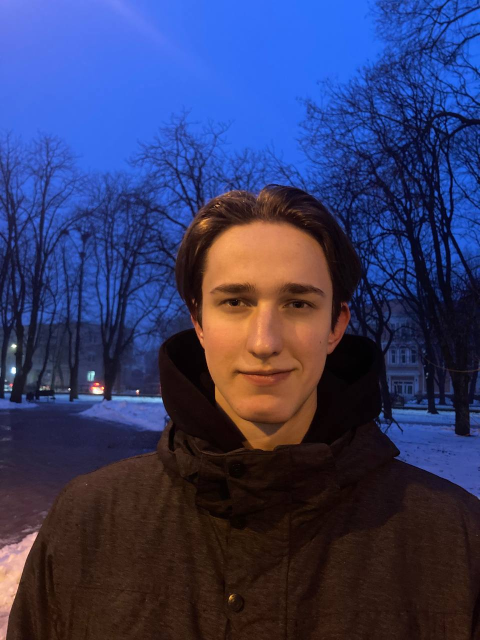
%> input picture Lab_1/photo.jpg, 960 x 1280 px (shown at 1/2 size)
$ octave Lab1_4.m   (GNU Octave 9; MATLAB toolbox functions it lacks are replaced by stand-ins)
%> lines starting %> are read from the running program, lines starting %| are printed output that depends on the picture
% Lab1_4

% Очистка робочої пам'яті і закриття графічних вікон
clear;
close all;

% Налаштовання шляху та отримання фото
path ='D:\Study\ЦОЗ\Complete\Lab_1\photo.jpg';
photo = imread(path);
%> photo is the input picture: size 1280x960x3 uint8; mean R, G, B 53.9, 58.3, 100.7

% Створення графічного вікна
figure("Name","Task4","Position",[100,100,600,600]);

%Збільшення інтенсивності кольорів в 1.5 разів
r = cat(3, 1.5 * photo(:,:,1), photo(:,:,2), photo(:,:,3));
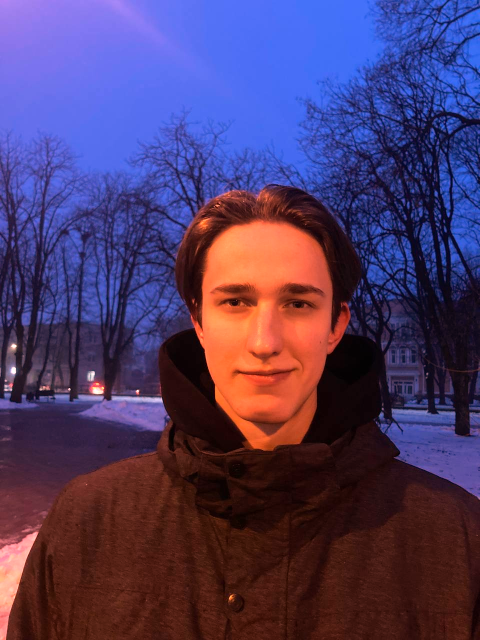
%> r: size 1280x960x3 uint8 (shown at 1/2 size); mean R, G, B 78.4, 58.3, 100.7
g = cat(3, photo(:,:,1), 1.5 * photo(:,:,2), photo(:,:,3));
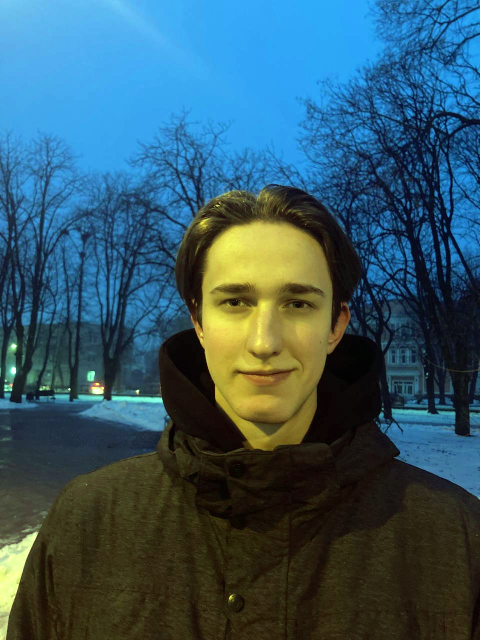
%> g: size 1280x960x3 uint8 (shown at 1/2 size); mean R, G, B 53.9, 87.6, 100.7
b = cat(3, photo(:,:,1), photo(:,:,2), 1.5 * photo(:,:,3));
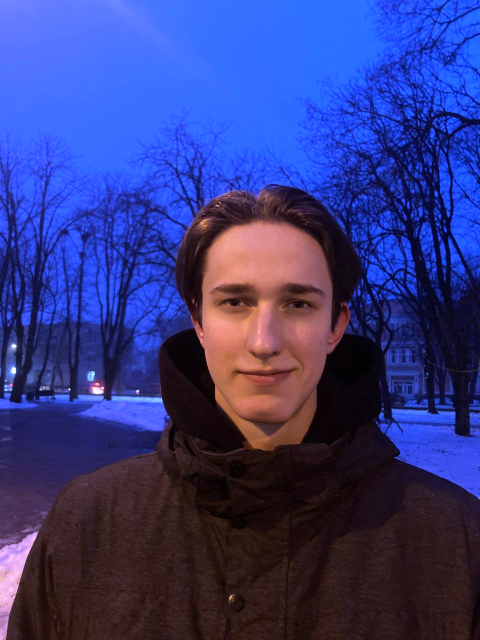
%> b: size 1280x960x3 uint8 (shown at 1/2 size); mean R, G, B 53.9, 58.3, 128.9

% Відображення оригінального зображення
subplot(2,2,1);
imshow(photo);
axis('image');
title('Оригінал');

% Відображення зображення інтенсивність червого 1,5
subplot(2,2,2);
imshow(r);
title('Червоний');

% Відображення зображення інтенсивність зеленого 1,5
subplot(2,2,3);
imshow(g);
title('Зелений');

% Відображення зображення інтенсивність синього 1,5
subplot(2,2,4);
imshow(b);
title('Синій');
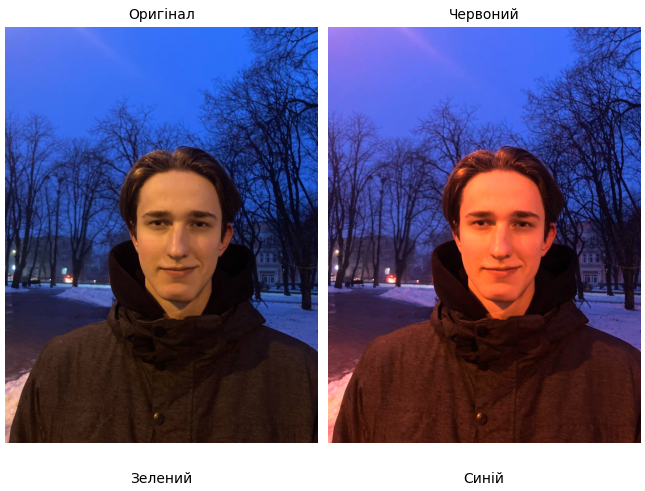
%> figure redrawn from the program's plot data, 4 panels
